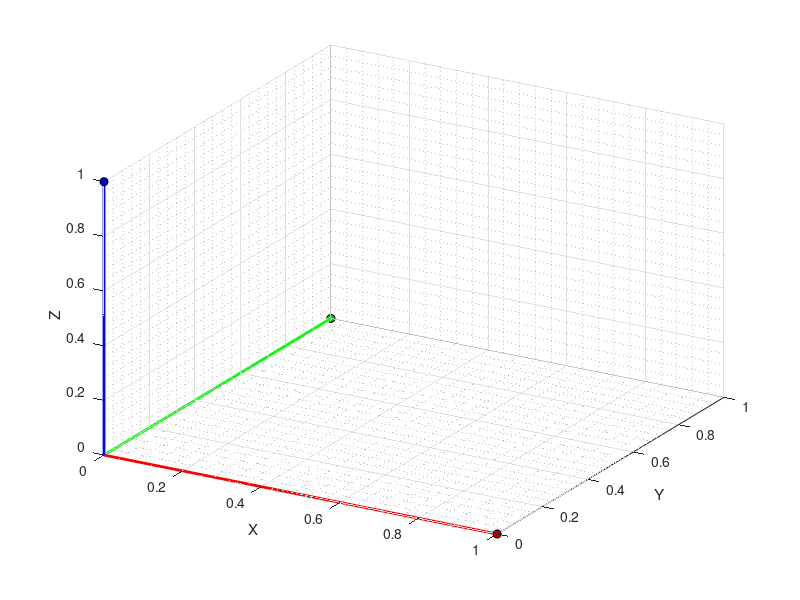

Write MATLAB code to recreate this figure.
function drawFrame(varargin)
R = eye(3);
xQ = zeros(3,1);
l = 1;

if nargin > 0
    R = varargin{1};
end
if nargin > 1
    xQ = varargin{2};
end
if nargin > 2
    l = varargin{3};
end

e = [[l;0;0],[0;l;0],[0;0;l]];
    
    R2 = xQ + R*e;
    
%     plot3([xQ(1) R2(1,1)],[xQ(2) R2(2,1)],[xQ(3) R2(3,1)],'r','linewidth',2);
%     plot3([xQ(1) R2(1,2)],[xQ(2) R2(2,2)],[xQ(3) R2(3,2)],'g','linewidth',2);
%     plot3([xQ(1) R2(1,3)],[xQ(2) R2(2,3)],[xQ(3) R2(3,3)],'b','linewidth',2);
    
  
s.xaxis = line([xQ(1) R2(1,1)],[xQ(2) R2(2,1)],[xQ(3) R2(3,1)]); hold on ;
s.yaxis = line([xQ(1) R2(1,2)],[xQ(2) R2(2,2)],[xQ(3) R2(3,2)]);
s.zaxis = line([xQ(1) R2(1,3)],[xQ(2) R2(2,3)],[xQ(3) R2(3,3)]);

set(s.xaxis,'Color','r', 'LineWidth',2);
set(s.yaxis,'Color','g', 'LineWidth',2);
set(s.zaxis,'Color','b', 'LineWidth',2);

scatter3(R2(1,1),R2(2,1),R2(3,1), 'MarkerEdgeColor','k',...
    'MarkerFaceColor',[0.75 .0 .0]);
scatter3(R2(1,2),R2(2,2),R2(3,2), 'MarkerEdgeColor','k',...
    'MarkerFaceColor',[0 .75 .0]);
scatter3(R2(1,3),R2(2,3),R2(3,3), 'MarkerEdgeColor','k',...
    'MarkerFaceColor',[0. .0 .75]);

grid on; 
xlabel('X');
ylabel('Y');
zlabel('Z');
grid minor;
    
view([30,30]);
    
end